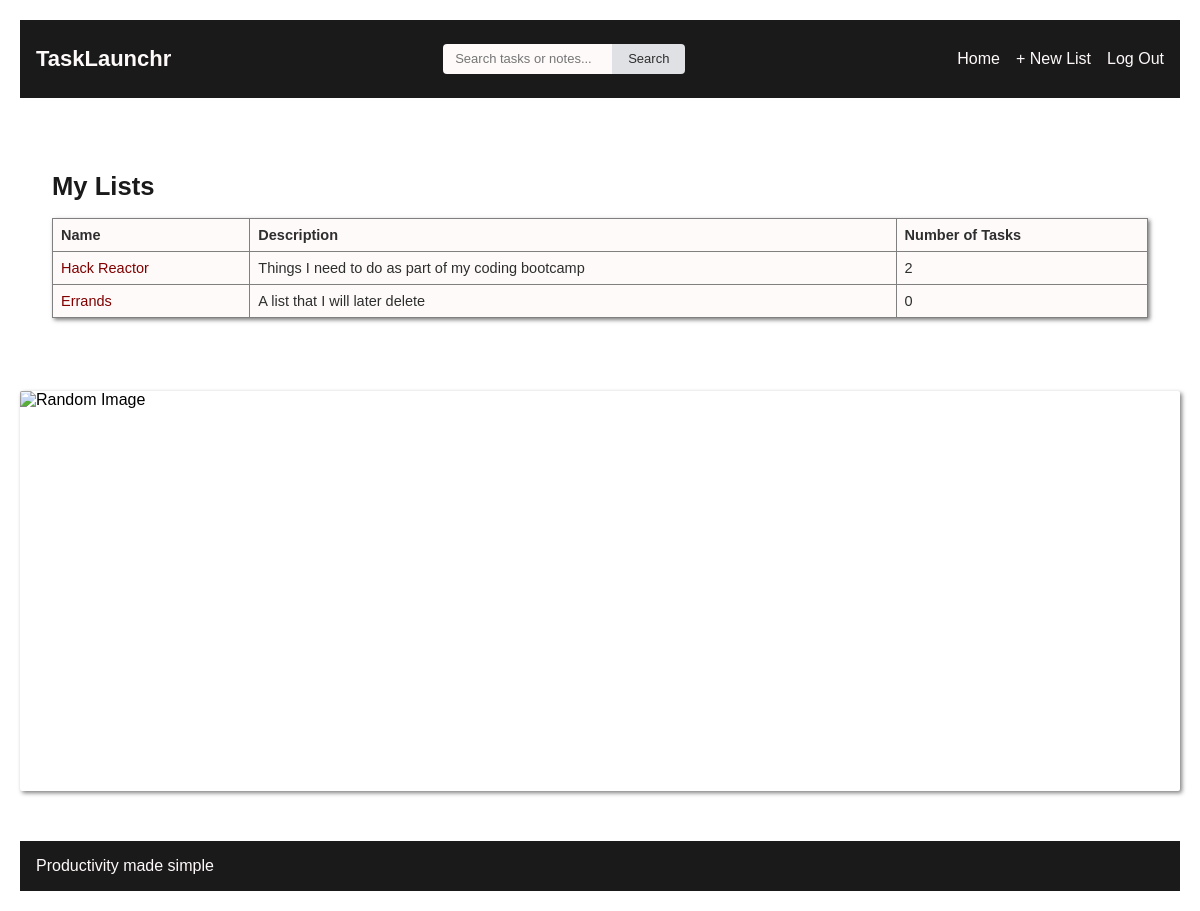
Before: /todos/ (signed in) with the older database file.
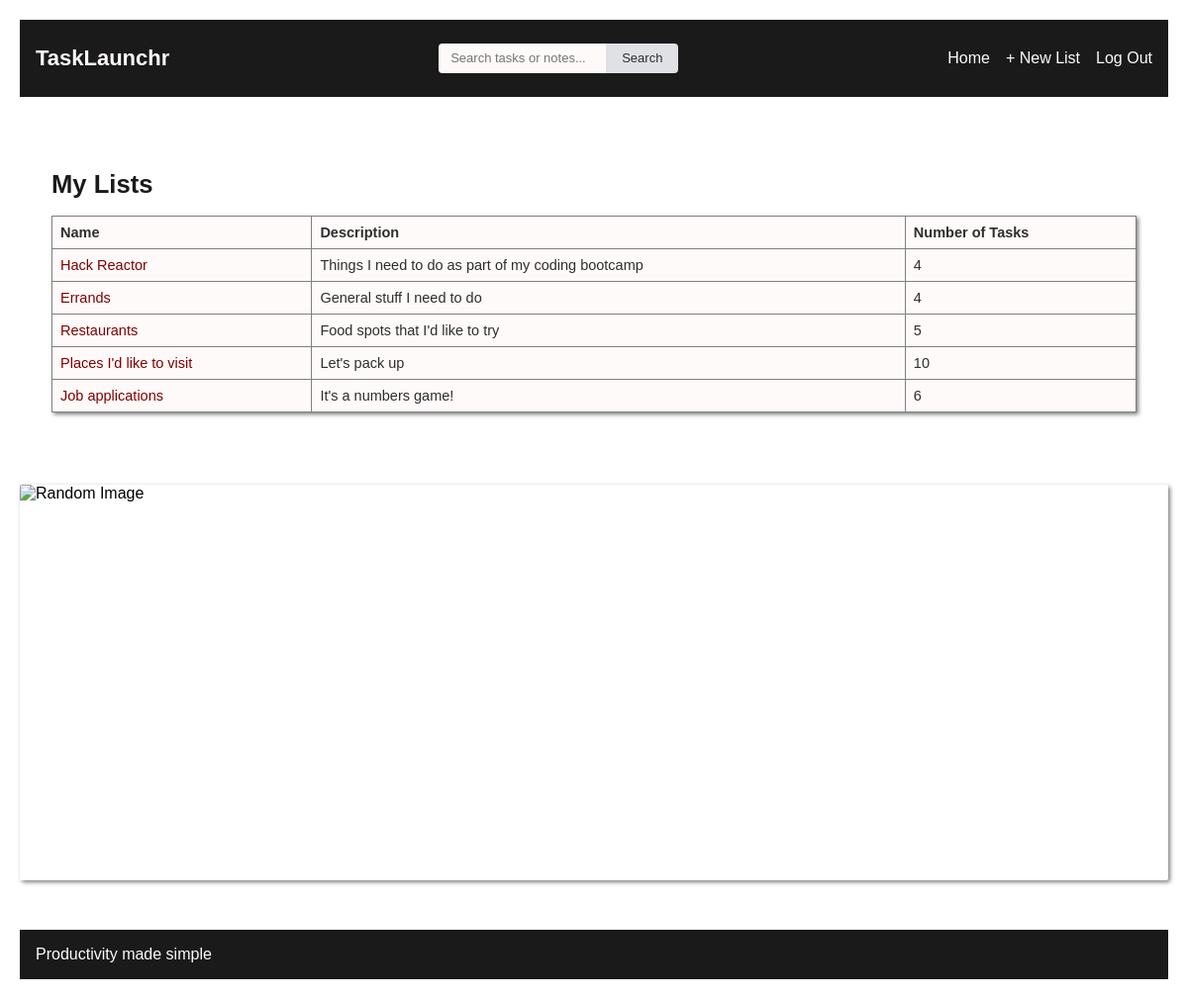
After: the same page with the newer database file.
### todos/models.py (models this page shows, shortened)
class TodoList(models.Model):
    name = models.CharField(max_length=255)
    description = models.TextField(blank=True, null=True)
    created_on = models.DateTimeField(auto_now_add=True)
    user = models.ForeignKey(
        User,
        related_name="todoslists",
        on_delete=models.CASCADE,
    )

### todos/views.py (the view)
# urls.py: path("", todo_list_list, name="todo_list_list"),
@login_required
def todo_list_list(request: HttpRequest) -> HttpResponse:
    todos = TodoList.objects.filter(user=request.user)
    return render(request, "todos/list.html", {"todo_list_list": todos})

### todos/templates/todos/list.html (shortened to what this page needs)
{% extends "base.html" %}
{% block content %}
    <main>
        <div>
            <h1>My Lists</h1>
            {% if todo_list_list %}
                <table>
                    <thead>
                        <tr>
                            <th>Name</th>
                            <th>Description</th>
                            <th>Number of Tasks</th>
                        </tr>
                    </thead>
                    <tbody>
                        {% for list in todo_list_list %}
                            <tr>
                                <td>
                                    <a class="table-link" href="{% url 'todo_list_detail' list.id %}">{{ list.name }}</a>
                                </td>
                                <td>{{ list.description }}</td>
                                <td>{{ list.items.count }}</td>
                            </tr>
                        {% endfor %}
                    </tbody>
                </table>
            {% else %}
                <p>You don't have any lists.</p>
            {% endif %}
        </div>
    </main>
{% endblock content %}

Changed rows visible on the page:
computed for TodoList "Hack Reactor": items.count "2" → "4"
changed TodoList "Errands": description "A list that I will later delete" → "General stuff I need to do"; items.count "0" → "4"
added TodoList: name "Restaurants", description "Food spots that I'd like to try", items.count "5"
added TodoList: name "Places I'd like to visit", description "Let's pack up", items.count "10"
added TodoList: name "Job applications", description "It's a numbers game!", items.count "6"
